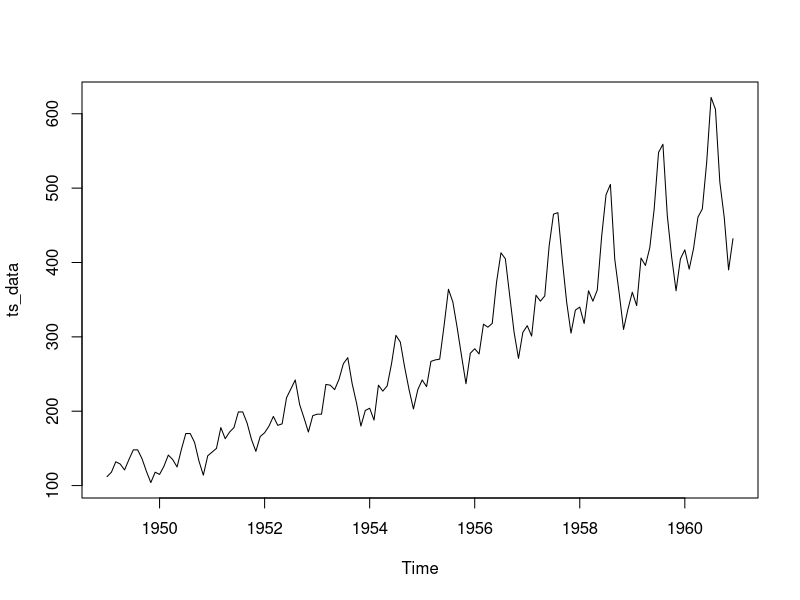
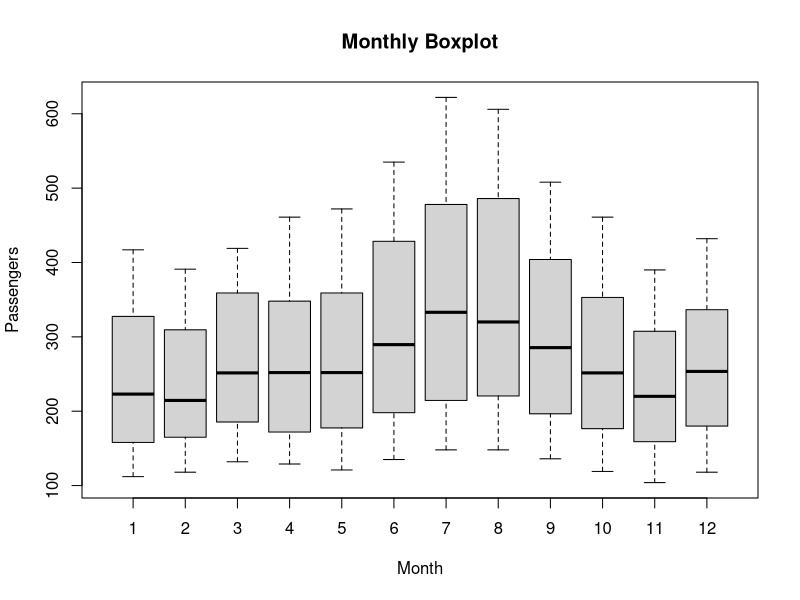
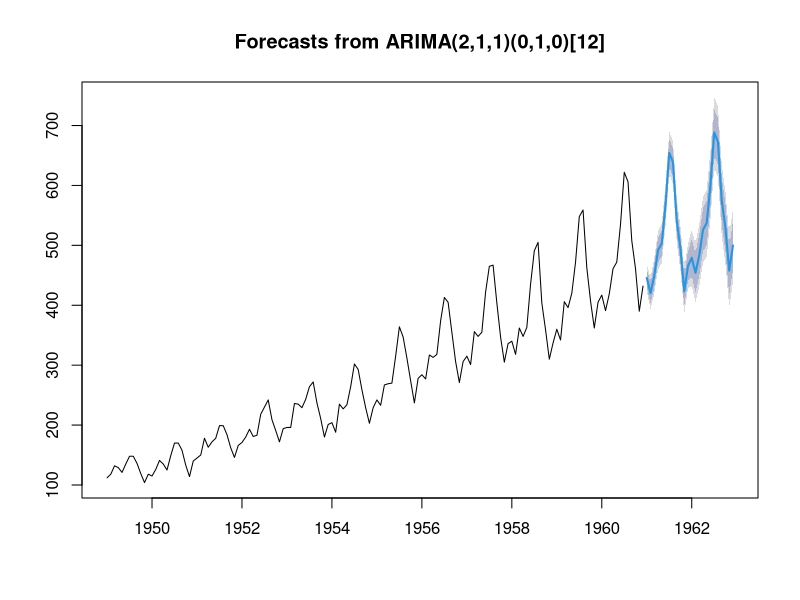

Generate these figures, in order, with R:
# Set Up Environment
install.packages(c("forecast", "ggplot2"))
library(forecast)
library(ggplot2)

# Load the Data
data("AirPassengers")
ts_data <- AirPassengers
plot(ts_data)

# Explore the Data
summary(ts_data)
boxplot(ts_data ~ cycle(ts_data), xlab="Month", ylab="Passengers", main="Monthly Boxplot")

# Build a Forecasting Model
model <- auto.arima(ts_data)
summary(model)

# Forecast Future Values
forecasted <- forecast(model, h = 24)  # forecast next 2 years
plot(forecasted)

# Interpret Results
# The forecast shows continued growth in passenger numbers.
# Seasonal peaks and troughs are captured well by the ARIMA model.
# Useful for airlines to plan capacity and resources.
